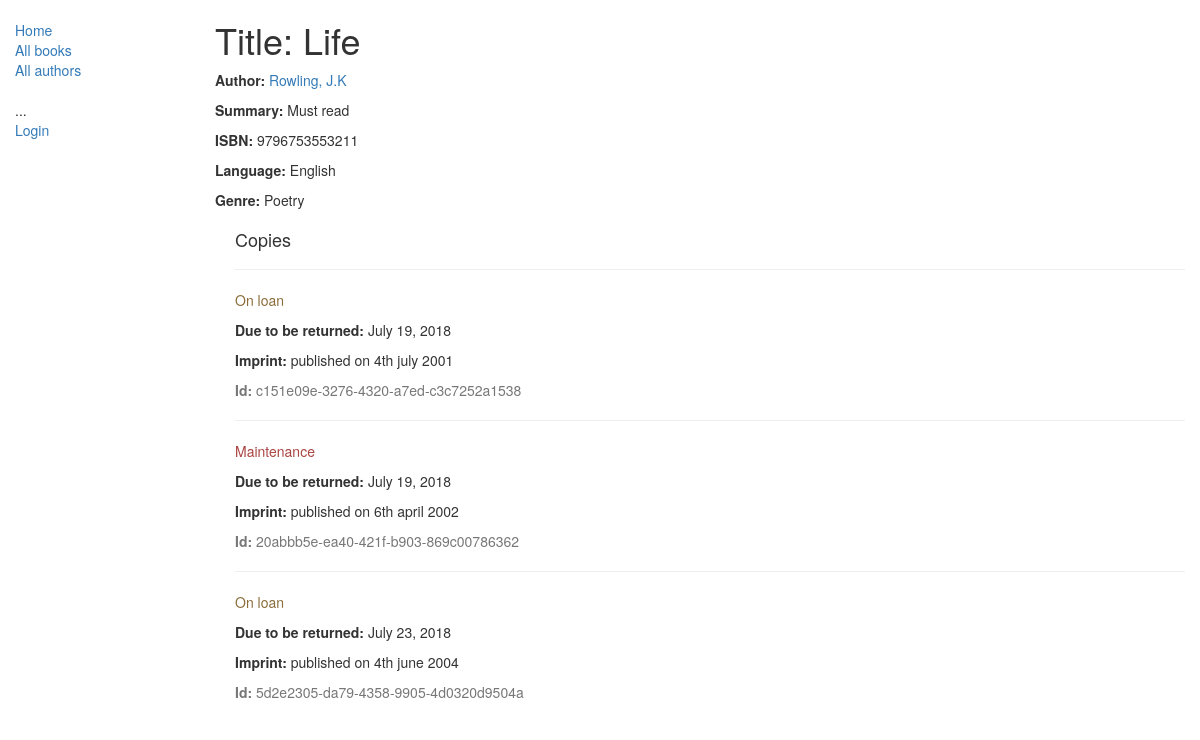
/catalog/book/3, run on the app's committed database.
### catalog/models.py (models this page shows, shortened)
class Book(models.Model):
	title = models.CharField(max_length=200)
	author = models.ForeignKey('Author', on_delete=models.SET_NULL, null=True)
	summary = models.TextField(max_length=1000, help_text='Enter a brief description of the book')
	isbn = models.CharField('ISBN',max_length=13, help_text='13 Character <a href="https://www.isbn-international.org/content/what-isbn">ISBN number</a>')
	genre = models.ManyToManyField(Genre, help_text='Select a genre for this book')
	language = models.ForeignKey('Language', on_delete=models.SET_NULL, null=True)

class Author(models.Model):
	first_name = models.CharField(max_length=100)
	last_name = models.CharField(max_length=100)
	date_of_birth = models.DateField(null=True, blank=True)
	date_of_death = models.DateField('Died', null=True, blank=True)
	class Meta:
		ordering = ["last_name","first_name"]
	def __str__(self):
		return '{0}, {1}'.format(self.last_name,self.first_name)

class Language(models.Model):
	name = models.CharField(max_length=200, help_text="Enter a the book's natural language (e.g. English, French, Japanese etc.)")
	def __str__(self):
		return self.name

class Genre(models.Model):
	name = models.CharField(max_length=200, help_text="Enter a book genre (e.g. Science Fiction, French Poetry etc.)")
	def __str__(self):
		return self.name

class BookInstance(models.Model):
	id = models.UUIDField(primary_key=True, default=uuid.uuid4, help_text="Unique ID for this particular book across whole library")
	book = models.ForeignKey('Book', on_delete=models.SET_NULL, null=True)
	imprint = models.CharField(max_length=200)
	due_back = models.DateField(null=True, blank=True)
	borrower = models.ForeignKey(User, on_delete=models.SET_NULL, null=True,blank=True)
	LOAN_STATUS = (
		('m', 'Maintenance'),
		('o', 'On loan'),
		('a', 'Available'),
		('r', 'Reserved'),
	)
	status = models.CharField(max_length=1, choices=LOAN_STATUS, blank=True, default='m', help_text='Book availability')
	class Meta:
		ordering = ["due_back"]
		permissions = (("can_mark_returned", "Set book as returned"),)

### catalog/views.py (the view)
# urls.py: path('book/<int:pk>', views.BookDetailView.as_view(), name='book-detail'),
class BookDetailView(generic.DetailView):
    model = Book

### catalog/templates/catalog/book_detail.html
{% extends "base_generic.html" %}
{% block content %}
  <h1>Title: {{ book.title }}</h1>
  <p><strong>Author:</strong> <a href="">{{ book.author }}</a></p>
  <p><strong>Summary:</strong> {{ book.summary }}</p>
  <p><strong>ISBN:</strong> {{ book.isbn }}</p>
  <p><strong>Language:</strong> {{ book.language }}</p>
  <p><strong>Genre:</strong> {% for genre in book.genre.all %} {{ genre }}{% if not forloop.last %}, {% endif %}{% endfor %}</p>
  <div style="margin-left:20px;margin-top:20px">
    <h4>Copies</h4>
    {% for copy in book.bookinstance_set.all %}
    <hr>
    <p class="{% if copy.status == 'a' %}text-success{% elif copy.status == 'm' %}text-danger{% else %}text-warning{% endif %}">{{ copy.get_status_display }}</p>
    {% if copy.status != 'a' %}<p><strong>Due to be returned:</strong> {{copy.due_back}}</p>{% endif %}
    <p><strong>Imprint:</strong> {{copy.imprint}}</p>
    <p class="text-muted"><strong>Id:</strong> {{copy.id}}</p>
    {% endfor %}
  </div>
{% endblock %}

### data on the page
Book: title "Life", author "Rowling, J.K", summary "Must read", isbn "9796753553211", language "English"
Genre: name "Poetry"
BookInstance: status "On loan", due_back "July 19, 2018", imprint "published on 4th july 2001", id "c151e09e-3276-4320-a7ed-c3c7252a1538"
BookInstance: status "Maintenance", due_back "July 19, 2018", imprint "published on 6th april 2002", id "20abbb5e-ea40-421f-b903-869c00786362"
BookInstance: status "On loan", due_back "July 23, 2018", imprint "published on 4th june 2004", id "5d2e2305-da79-4358-9905-4d0320d9504a"
